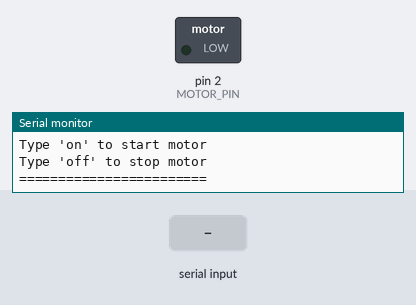
A sketch run on a simulated Arduino Uno, built with avr-gcc and run on an emulated ATmega328P. Parts: switched loads named in the sketch (green lamp = pin HIGH), the last lines printed to the serial monitor. The test bench sets the inputs (shaded band).

Above: at 1.2 s.
1.3 s: "on\n" received over Serial
At 2.3 s:
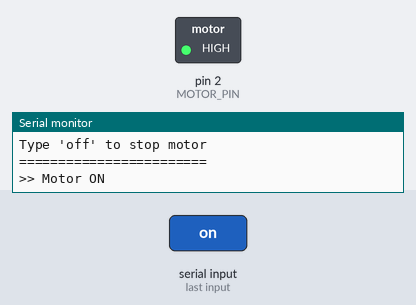
2.8 s: "off\n" received over Serial
At 3.5 s:
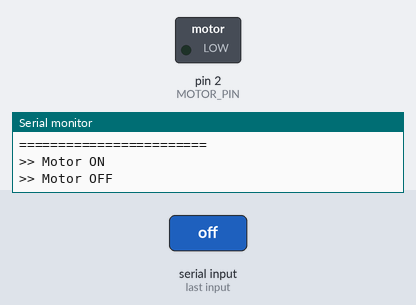
Timing chart, 0 to 5.8 s (numbered marks = the images above; inputs shaded):
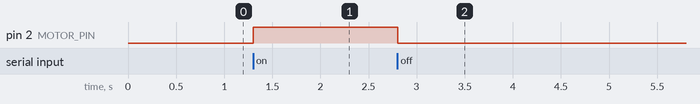

The sketch:

Motor_Terminal_Control.ino
```cpp
#include <Arduino.h>

// ============================================================
//  PROJECT  : Terminal-Controlled DC Motor via Relay
//  AUTHOR   :Eng. Samer Alaa Abu Zaina
//
//  HARDWARE CONNECTIONS:
//  -----------------------------------------------
//  Arduino Pin 2  ->  1kΩ Resistor  ->  Transistor Base
//  Transistor Emitter               ->  GND
//  Transistor Collector             ->  Relay Coil Pin 1
//  Relay Coil Pin 2                 ->  +5V
//  Relay COM Pin                    ->  +12V Power Source
//  Relay NO Pin                     ->  Motor Positive (+)
//  Motor Negative (-)               ->  GND
//  Virtual Terminal RXD             <-  Arduino Pin 1 (TX0)
//  Virtual Terminal TXD             ->  Arduino Pin 0 (RX0)
//
//  COMMANDS (type in Virtual Terminal):
//    on  -> Motor starts
//    off -> Motor stops
// ============================================================

#define MOTOR_PIN 2

String inputStr = "";
bool motorOn = false;

void setup()
{
  pinMode(MOTOR_PIN, OUTPUT);
  digitalWrite(MOTOR_PIN, LOW); // motor OFF at start

  Serial.begin(9600);
  Serial.println("=== Motor Controller ===");
  Serial.println("Type 'on' to start motor");
  Serial.println("Type 'off' to stop motor");
  Serial.println("========================");
}

void loop()
{
  // Read full line from Virtual Terminal
  while (Serial.available())
  {
    char c = Serial.read();

    if (c == '\n' || c == '\r')
    {
      // Process command when Enter is pressed
      inputStr.trim();
      inputStr.toLowerCase();

      if (inputStr == "on")
      {
        digitalWrite(MOTOR_PIN, HIGH);
        motorOn = true;
        Serial.println(">> Motor ON");
      }
      else if (inputStr == "off")
      {
        digitalWrite(MOTOR_PIN, LOW);
        motorOn = false;
        Serial.println(">> Motor OFF");
      }
      else if (inputStr.length() > 0)
      {
        Serial.println(">> Unknown command. Use 'on' or 'off'");
      }

      inputStr = ""; // clear for next command
    }
    else
    {
      inputStr += c; // build the command string
    }
  }
}
```

Measured:
- after the input at 1.3 s, pin 2 (MOTOR_PIN): LOW → HIGH at once
- after the input at 2.8 s, pin 2 (MOTOR_PIN): HIGH → LOW at once
